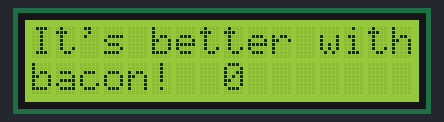
Bench run of a sketch on a simulated Arduino Uno, built with avr-gcc and run on an emulated ATmega328P. Parts: 16×2 character LCD.

Above: at 0.1 s.
At 4.1 s:
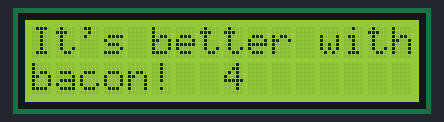
At 9.1 s:
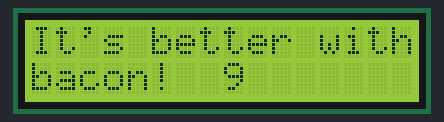
At 19.1 s:
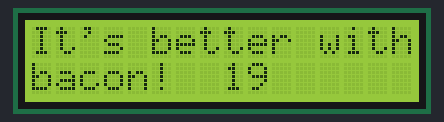
At 29.1 s:
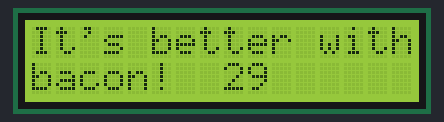
At 39.1 s:
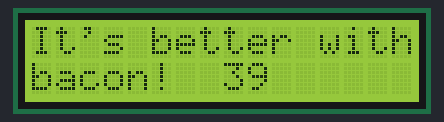

The sketch:

BetterWithBacon.ino
```cpp
/*

  BetterWithBacon
  This sketch prints message with the time.

  For info and circuit diagrams see https://github.com/tardate/LittleArduinoProjects/tree/main/playground/BetterWithBacon

 */

// include the library code:
#include <LiquidCrystal.h>

// initialize the library with the numbers of the interface pins
LiquidCrystal lcd(6, 7, 9, 10, 11, 12);

void setup() {
  lcd.begin(16, 2); // set up the LCD's number of columns and rows
  lcd.print("It's better with");
  lcd.setCursor(0, 1); lcd.print("bacon!");
}

void loop() {
  lcd.setCursor(8, 1); // set the cursor to column 8, line 1 (second row)
  lcd.print(millis()/1000);  // print the number of seconds since reset:
}
```

Measured:
- what the display in image 1 shows lasts 1.0 s, from 4.0 s to 5.0 s
